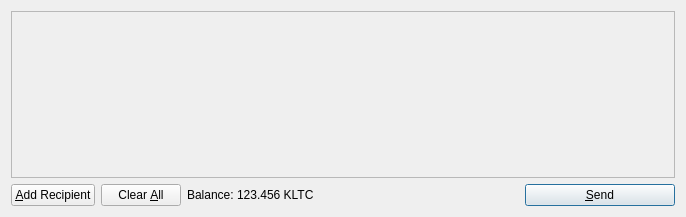
<?xml version="1.0" encoding="UTF-8"?>
<ui version="4.0">
 <class>SendCoinsDialog</class>
 <widget class="QDialog" name="SendCoinsDialog">
  <property name="geometry">
   <rect>
    <x>0</x>
    <y>0</y>
    <width>686</width>
    <height>217</height>
   </rect>
  </property>
  <property name="windowTitle">
   <string>Send Coins</string>
  </property>
  <layout class="QVBoxLayout" name="verticalLayout">
   <item>
    <widget class="QScrollArea" name="scrollArea">
     <property name="widgetResizable">
      <bool>true</bool>
     </property>
     <widget class="QWidget" name="scrollAreaWidgetContents">
      <property name="geometry">
       <rect>
        <x>0</x>
        <y>0</y>
        <width>666</width>
        <height>165</height>
       </rect>
      </property>
      <layout class="QVBoxLayout" name="verticalLayout_2">
       <property name="margin">
        <number>0</number>
       </property>
       <item>
        <layout class="QVBoxLayout" name="entries">
         <property name="spacing">
          <number>6</number>
         </property>
        </layout>
       </item>
       <item>
        <spacer name="verticalSpacer">
         <property name="orientation">
          <enum>Qt::Vertical</enum>
         </property>
         <property name="sizeHint" stdset="0">
          <size>
           <width>20</width>
           <height>40</height>
          </size>
         </property>
        </spacer>
       </item>
      </layout>
     </widget>
    </widget>
   </item>
   <item>
    <layout class="QHBoxLayout" name="horizontalLayout">
     <item>
      <widget class="QPushButton" name="addButton">
       <property name="toolTip">
        <string>Send to multiple recipients at once</string>
       </property>
       <property name="text">
        <string>&amp;Add Recipient</string>
       </property>
       <property name="icon">
        <iconset resource="../bitcoin.qrc">
         <normaloff>:/icons/add</normaloff>:/icons/add</iconset>
       </property>
       <property name="autoDefault">
        <bool>false</bool>
       </property>
      </widget>
     </item>
     <item>
      <widget class="QPushButton" name="clearButton">
       <property name="sizePolicy">
        <sizepolicy hsizetype="Minimum" vsizetype="Fixed">
         <horstretch>0</horstretch>
         <verstretch>0</verstretch>
        </sizepolicy>
       </property>
       <property name="toolTip">
        <string>Remove all transaction fields</string>
       </property>
       <property name="text">
        <string>Clear &amp;All</string>
       </property>
       <property name="icon">
        <iconset resource="../bitcoin.qrc">
         <normaloff>:/icons/remove</normaloff>:/icons/remove</iconset>
       </property>
       <property name="autoRepeatDelay">
        <number>300</number>
       </property>
       <property name="autoDefault">
        <bool>false</bool>
       </property>
      </widget>
     </item>
     <item>
      <layout class="QHBoxLayout" name="horizontalLayout_2">
       <property name="spacing">
        <number>3</number>
       </property>
       <item>
        <widget class="QLabel" name="label">
         <property name="text">
          <string>Balance:</string>
         </property>
        </widget>
       </item>
       <item>
        <widget class="QLabel" name="labelBalance">
         <property name="cursor">
          <cursorShape>IBeamCursor</cursorShape>
         </property>
         <property name="text">
          <string>123.456 KLTC</string>
         </property>
         <property name="textInteractionFlags">
          <set>Qt::LinksAccessibleByMouse|Qt::TextSelectableByKeyboard|Qt::TextSelectableByMouse</set>
         </property>
        </widget>
       </item>
      </layout>
     </item>
     <item>
      <spacer name="horizontalSpacer">
       <property name="orientation">
        <enum>Qt::Horizontal</enum>
       </property>
       <property name="sizeHint" stdset="0">
        <size>
         <width>40</width>
         <height>20</height>
        </size>
       </property>
      </spacer>
     </item>
     <item>
      <widget class="QPushButton" name="sendButton">
       <property name="minimumSize">
        <size>
         <width>150</width>
         <height>0</height>
        </size>
       </property>
       <property name="toolTip">
        <string>Confirm the send action</string>
       </property>
       <property name="text">
        <string>&amp;Send</string>
       </property>
       <property name="icon">
        <iconset resource="../bitcoin.qrc">
         <normaloff>:/icons/send</normaloff>:/icons/send</iconset>
       </property>
       <property name="default">
        <bool>true</bool>
       </property>
      </widget>
     </item>
    </layout>
   </item>
  </layout>
 </widget>
 <resources>
  <include location="../bitcoin.qrc"/>
 </resources>
 <connections/>
</ui>
